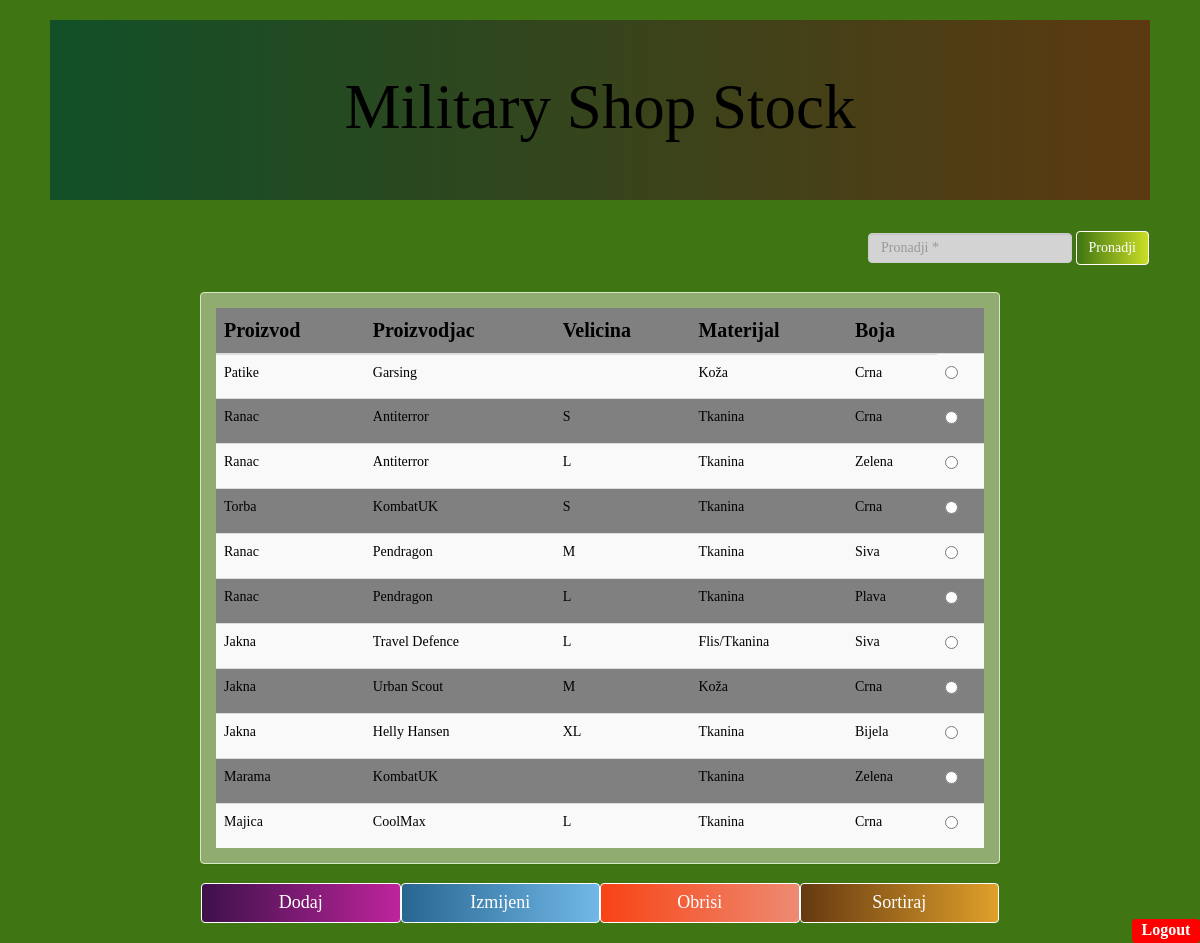
The page /shop.php (signed in) on the database its author committed.
### tables this page shows
CREATE TABLE `proizvodi` (
  `id` int(11) NOT NULL AUTO_INCREMENT,
  `proizvod` varchar(50) NOT NULL,
  `proizvodjac` varchar(50) NOT NULL,
  `velicina` varchar(50),
  `materijal` varchar(50) NOT NULL,
  `boja` varchar(50) NOT NULL,
  `username` varchar(50),
  PRIMARY KEY (`id`),
  FOREIGN KEY (`username`) REFERENCES `user`(`username`)
);

### model/proizvodi.php (called while the page is built, shortened)
<?php
class Proizvodi
{
    public static function getAll($conn)
    {
        $query = "SELECT * FROM proizvodi";
        return $conn->query($query);
    }
}

### shop.php (the view, shortened to what this page needs)
<?php
require 'dbBroker.php';
require 'model/proizvodi.php';
$rezultat = Proizvodi::getAll($conn);
?>
<!DOCTYPE html>
<html lang="en">
<head>
    <link rel="stylesheet" href="https://maxcdn.bootstrapcdn.com/bootstrap/3.3.7/css/bootstrap.min.css">
    <link rel="stylesheet" type="text/css" href="css/shop.css">
</head>
<body>
    <div class="jumbotron" style="color: black;">
        <h1>Military Shop Stock</h1>
    </div>
    <div class="row">
        <nav class="navbar navbar-light bg-light" style="float:right ;">
            <form class="form-inline">
                <input class="form-control mr-sm-2" id="pronadji" name="pronadji" type="search" placeholder="Pronadji *" aria-label="Search">
                <button class="btn btn-outline-success my-2 my-sm-0" id="btn-pronadji" type="submit">Pronadji</button>
            </form>
        </nav>
    </div>
    <div id="pregled" class="panel panel-success" style="margin-top: 1%;">
        <div class="panel-body">
            <table id="myTable" class="table sortable table-hover table-striped" style="color: black; background-color: grey; margin-bottom: 0px;">
                <thead class="thead">
                    <tr>
                        <th scope="col">Proizvod</th>
                        <th scope="col">Proizvodjac</th>
                        <th scope="col">Velicina</th>
                        <th scope="col">Materijal</th>
                        <th scope="col">Boja</th>
                    </tr>
                </thead>
                <tbody id="tableBody">
                    <?php
                    while ($red = $rezultat->fetch_array()) {
                    ?>
                        <tr id="tr-<?php echo $red["id"] ?>">
                            <td><?php echo $red["proizvod"] ?></td>
                            <td><?php echo $red["proizvodjac"] ?></td>
                            <td><?php echo $red["velicina"] ?></td>
                            <td><?php echo $red["materijal"] ?></td>
                            <td><?php echo $red["boja"] ?></td>
                            <td>
                                <label class="custom-radio-btn">
                                    <input type="radio" name="cekiran" value=<?php echo $red["id"] ?>>
                                </label>
                            </td>
                        </tr>
                    <?php
                    }
                    ?>
                </tbody>
            </table>
        </div>
        <div class="col-md-3" style="text-align: right;">
            <button id="btn-dodaj" class="btn btn-primary btn-block" data-toggle="modal" data-target="#dodajModal ">Dodaj</button>
        </div>
        <div class=" col-md-3" style="text-align: right">
            <button id="btn-izmeni" class="btn btn-primary btn-block" onclick="postaviPodatke()" data-toggle="modal" data-target="#izmijeniModal">Izmijeni</button>
        </div>
        <div class="col-md-3" style="text-align: right">
            <button id="btn-obrisi" class="btn btn-primary btn-block">Obrisi</button>
        </div>
        <div class=" col-md-3" style="text-align: right;">
            <button id="btn-sortiraj" class="btn btn-primary btn-block" onclick="sortTable()">Sortiraj</button>
        </div>
    </div>
    <a href="logout.php" class="label label-danger" style="font-size:16px; background-color: red; position: fixed; bottom:0; right:0; float:right">Logout</a>
</body>
</html>

### css/shop.css (style rules this page uses)
* { font-family: Verdana; }
.jumbotron { float: center; color: #000; text-align: center; border: 3px white; margin-left: 50px; margin-right: 50px; margin-top: 20px; background-image: linear-gradient(to right, #115028,#5c3910); }
h1 { text-align: center; color: #000; margin-top: 5px; }
body { background-size: 100% 100%; background-repeat: no-repeat; background-attachment: fixed; background-color: #3f7613; }
.row { margin-right: 50px; }
.col-md-3 { padding: 0px; }
#pregled { margin-left: 200px; margin-right: 200px; background-color: rgba(225, 225, 208, 0.5); }
.thead { font-size: 20px; text-align: center; }
#btn-izmeni { font-size: 18px; background-image: linear-gradient(to right, #286690,#71b8e8); border-color: white; margin-top: 20px; margin-bottom: 20px; }
#btn-obrisi { font-size: 18px; background-image: linear-gradient(to right, #f84315,#ed8b72); border-color: white; margin-top: 20px; margin-bottom: 20px; }
#btn-sortiraj { font-size: 18px; background-image: linear-gradient(to right, #653911,#e0a02a); border-color: white; margin-top: 20px; margin-bottom: 20px; }
#btn-dodaj { font-size: 18px; background-image: linear-gradient(to right, #3d114a,#be249c); border-color: white; margin-top: 20px; margin-bottom: 20px; }
#btn-pronadji { background-image: linear-gradient(to right, #3f7613,#cbdd25); border-color: white; color: white; }
.bg-light { margin: 0px; }
.form-control { background-color: lightgrey; }

### rows shown on the page
proizvodi: proizvod "Patike", proizvodjac "Garsing", materijal "Koža", boja "Crna"
proizvodi: proizvod "Ranac", proizvodjac "Antiterror", velicina "S", materijal "Tkanina", boja "Crna"
proizvodi: proizvod "Ranac", proizvodjac "Antiterror", velicina "L", materijal "Tkanina", boja "Zelena"
proizvodi: proizvod "Torba", proizvodjac "KombatUK", velicina "S", materijal "Tkanina", boja "Crna"
proizvodi: proizvod "Ranac", proizvodjac "Pendragon", velicina "M", materijal "Tkanina", boja "Siva"
proizvodi: proizvod "Ranac", proizvodjac "Pendragon", velicina "L", materijal "Tkanina", boja "Plava"
proizvodi: proizvod "Jakna", proizvodjac "Travel Defence", velicina "L", materijal "Flis/Tkanina", boja "Siva"
proizvodi: proizvod "Jakna", proizvodjac "Urban Scout", velicina "M", materijal "Koža", boja "Crna"
proizvodi: proizvod "Jakna", proizvodjac "Helly Hansen", velicina "XL", materijal "Tkanina", boja "Bijela"
proizvodi: proizvod "Marama", proizvodjac "KombatUK", materijal "Tkanina", boja "Zelena"
proizvodi: proizvod "Majica", proizvodjac "CoolMax", velicina "L", materijal "Tkanina", boja "Crna"
